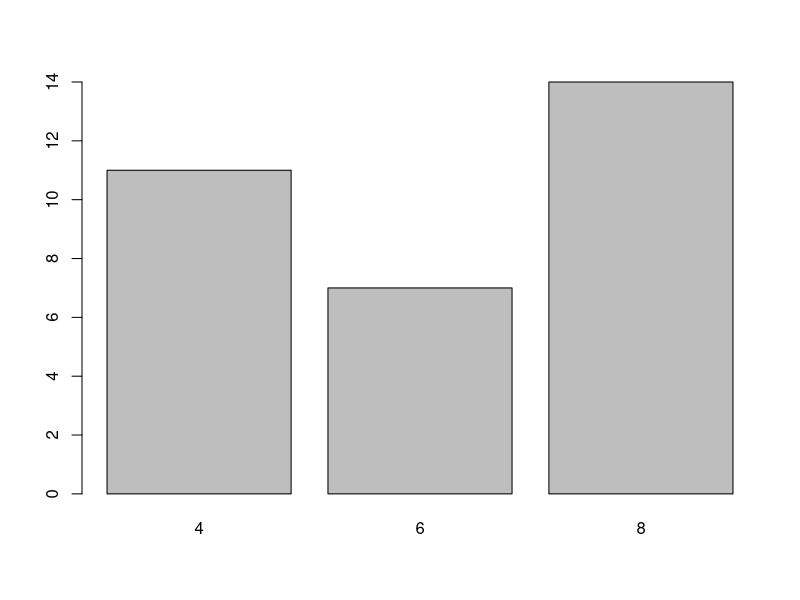
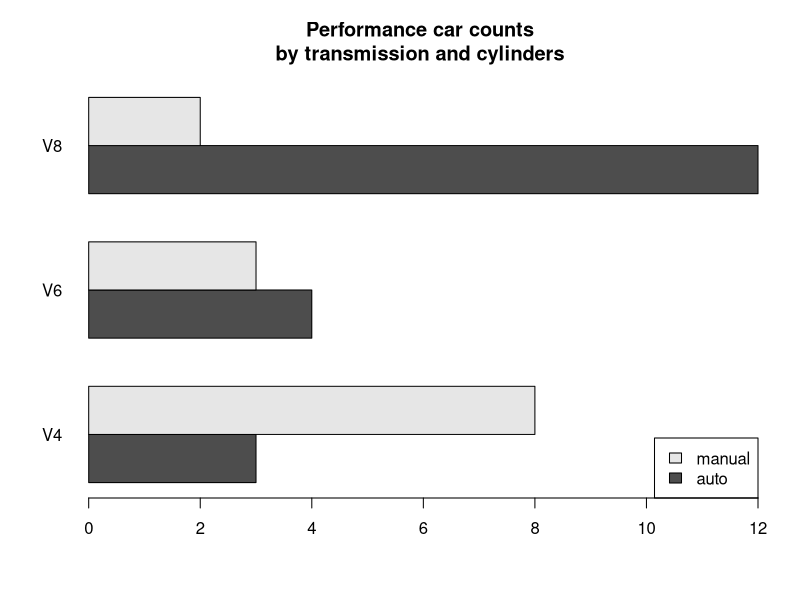
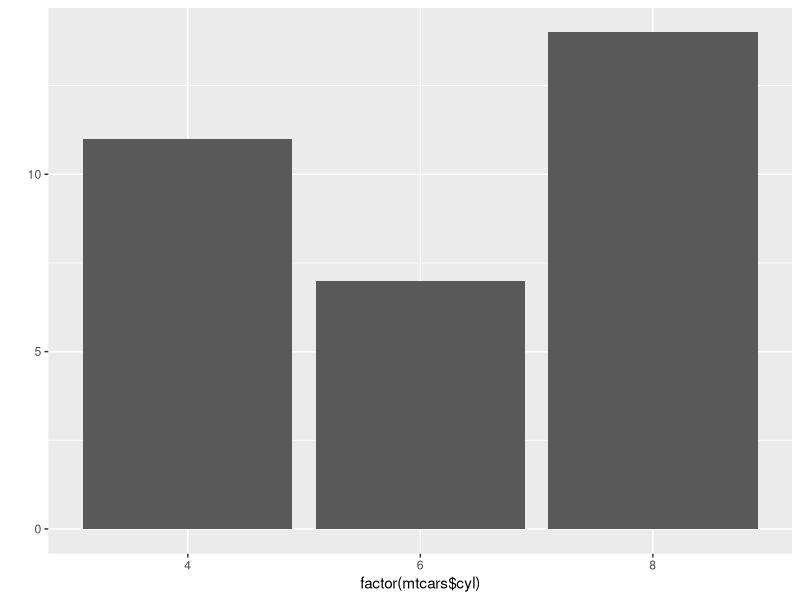
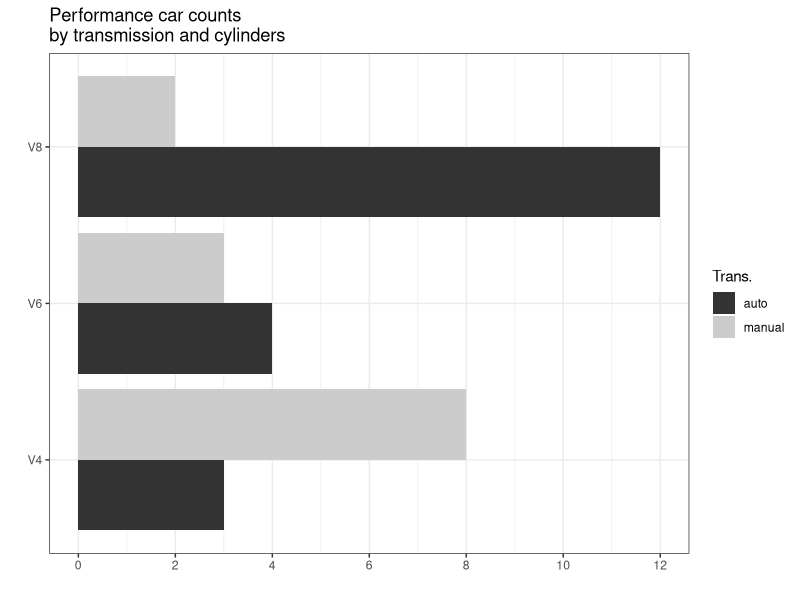
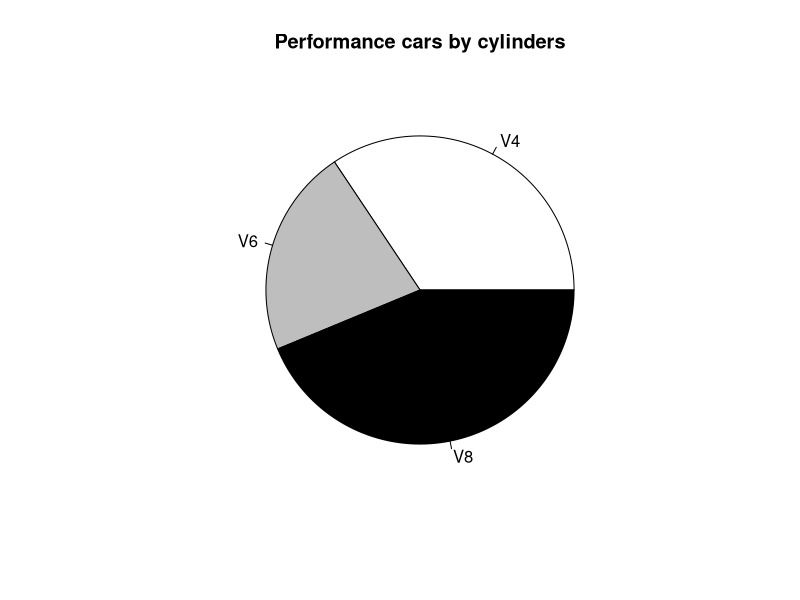
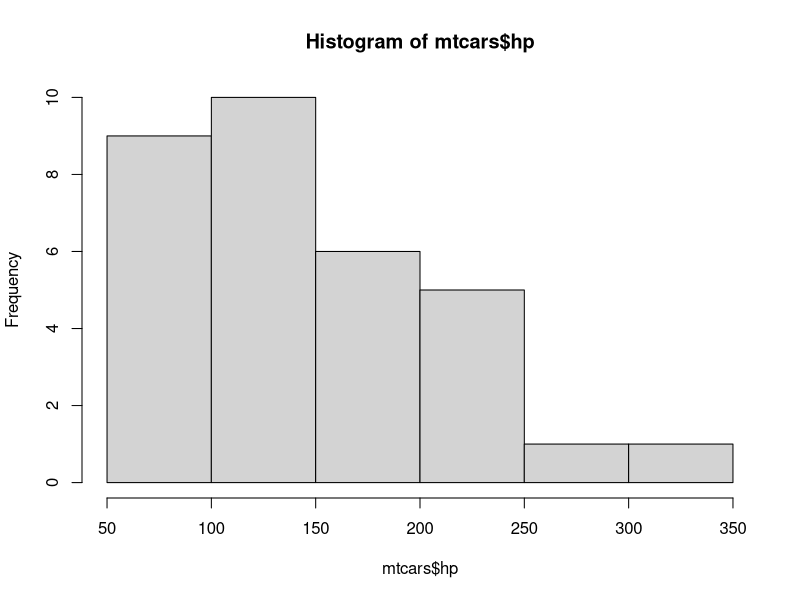
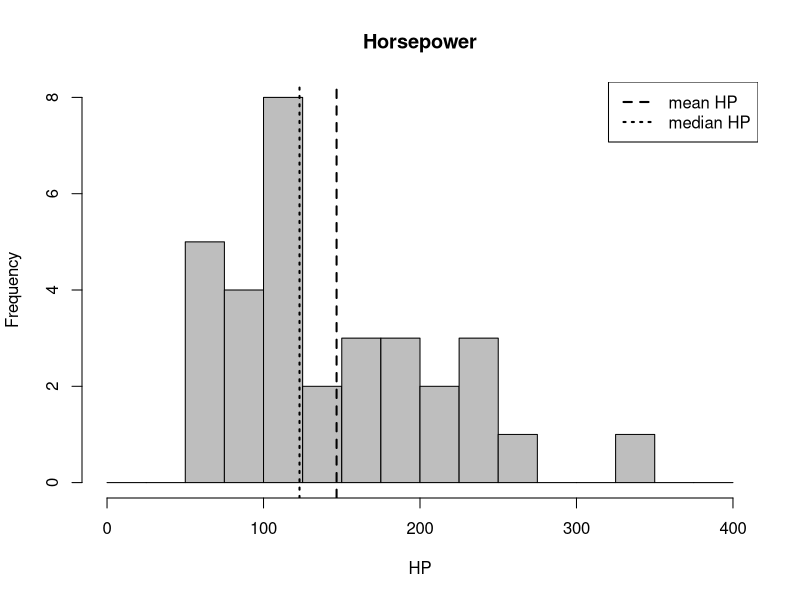
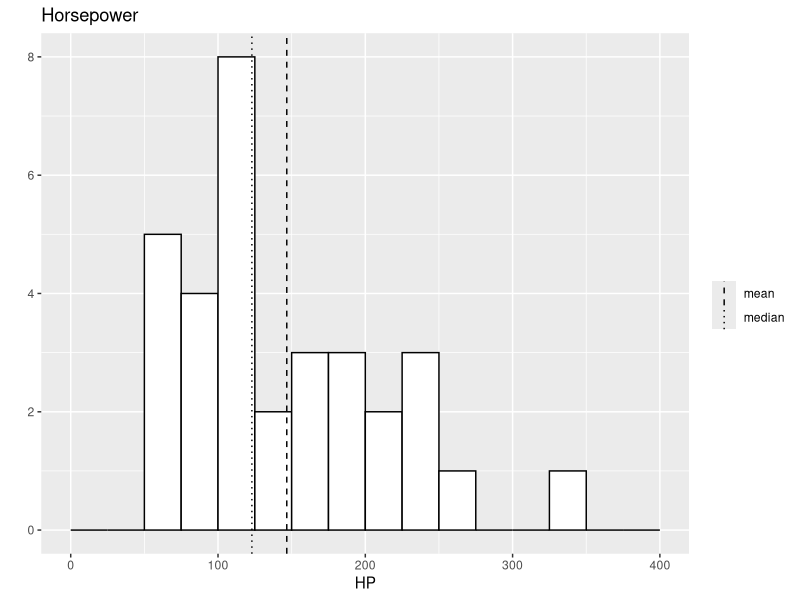

Recreate these plots in R, in order.
## ---- chunk 1
mtcars[1:5,]
## ---- chunk 2
cyl.freq <- table(mtcars$cyl)
cyl.freq
## ---- chunk 3
barplot(cyl.freq) 
## ---- chunk 4
table(mtcars$cyl[mtcars$am==0])
table(mtcars$cyl[mtcars$am==1])
## ---- chunk 5
cyl.freq.matrix <- table(mtcars$am,mtcars$cyl)
cyl.freq.matrix
## ---- chunk 6
barplot(cyl.freq.matrix,beside=TRUE,horiz=TRUE,las=1,
main="Performance car counts\nby transmission and cylinders",
names.arg=c("V4","V6","V8"),legend.text=c("auto","manual"),
args.legend=list(x="bottomright"))
## ---- chunk 7
library("ggplot2")

qplot(factor(mtcars$cyl),geom="bar")
## ---- chunk 8
qplot(factor(mtcars$cyl),geom="blank",fill=factor(mtcars$am), xlab="",
ylab="",main="Performance car counts\nby transmission and cylinders") + 
  geom_bar(position="dodge") +
  scale_x_discrete(labels=c("V4","V6","V8")) +
  scale_y_continuous(breaks=seq(0,12,2)) + 
  theme_bw() + coord_flip() +
  scale_fill_grey(name="Trans.",labels=c("auto","manual"))
## ---- chunk 9
pie(table(mtcars$cyl),labels=c("V4","V6","V8"),
col=c("white","gray","black"),main="Performance cars by cylinders")
## ---- chunk 10
mtcars$hp
## ---- chunk 11
hist(mtcars$hp)
## ---- chunk 12
hist(mtcars$hp,breaks=seq(0,400,25),col="gray",main="Horsepower",xlab="HP")

abline(v=c(mean(mtcars$hp),median(mtcars$hp)),lty=c(2,3),lwd=2)

legend("topright",legend=c("mean HP","median HP"),lty=c(2,3),lwd=2)
## ---- chunk 13
qplot(mtcars$hp,geom="blank",main="Horsepower",xlab="HP") +
  geom_histogram(color="black",fill="white",breaks=seq(0,400,25), closed="right") +
  geom_vline(mapping=aes(xintercept=c(mean(mtcars$hp),median(mtcars$hp)), linetype=factor(c("mean","median"))),show.legend=TRUE) + 
  scale_linetype_manual(values=c(2,3)) +
  labs(linetype="")
## ---- chunk 14
hist(quakes$mag)
boxplot(quakes$mag)

## ---- chunk 15
stations.fac <- cut(quakes$stations,breaks=c(0,50,100,150))
stations.fac[1:5]
## ---- chunk 16
boxplot(quakes$mag~stations.fac,
xlab="# stations detected",ylab="Magnitude",col="gray")
## ---- chunk 17
qplot(stations.fac,quakes$mag,geom="boxplot",
xlab="# stations detected",ylab="Magnitude")
## ---- chunk 18
iris[1:5,]
## ---- chunk 19
plot(iris[,4],iris[,3],type="n",xlab="Petal Width (cm)",
ylab="Petal Length (cm)")

points(iris[iris$Species=="setosa",4],
iris[iris$Species=="setosa",3],pch=19,col="black")
points(iris[iris$Species=="virginica",4],
iris[iris$Species=="virginica",3],pch=19,col="gray")
points(iris[iris$Species=="versicolor",4],
iris[iris$Species=="versicolor",3],pch=1,col="black")
legend("topleft",legend=c("setosa","virginica","versicolor"),
col=c("black","gray","black"),pch=c(19,19,1))
## ---- chunk 20
iris_pch <- rep(19,nrow(iris))
iris_pch[iris$Species=="versicolor"] <- 1

iris_col <- rep("black",nrow(iris))
iris_col[iris$Species=="virginica"] <- "gray"


pairs(iris[,1:4],pch=iris_pch,col=iris_col,cex=0.75)
## ---- chunk 21
library("GGally")

ggpairs(iris,mapping=aes(col=Species),axisLabels="internal")
## ---- chunk 22
library(vcd)
counts <- table(Arthritis$Improved)
counts
## ---- chunk 23
barplot(counts,
main="Simple Bar Plot",
xlab="Improvement", ylab="Frequency")

barplot(counts,
main="Horizontal Bar Plot",
xlab="Frequency", ylab="Improvement",
horiz=TRUE)
## ---- chunk 24
plot(Arthritis$Improved, main="Simple Bar Plot",
xlab="Improved", ylab="Frequency")

plot(Arthritis$Improved, horiz=TRUE, main="Horizontal Bar Plot",
xlab="Frequency", ylab="Improved")
## ---- chunk 25
library(vcd)

counts <- table(Arthritis$Improved, Arthritis$Treatment)

counts


barplot(counts,
main="Stacked Bar Plot",
xlab="Treatment", ylab="Frequency",
col=c("red", "yellow","green"),
legend=rownames(counts))

barplot(counts,
main="Grouped Bar Plot",
xlab="Treatment", ylab="Frequency",
col=c("red", "yellow", "green"),
legend=rownames(counts), beside=TRUE)

## ---- chunk 26
states <- data.frame(state.region, state.x77)
means <- aggregate(states$Illiteracy, by=list(state.region), FUN=mean)
means

means <- means[order(means$x),]
means

barplot(means$x, names.arg=means$Group.1)
title("Mean Illiteracy Rate")
## ---- chunk 27
library(vcd)
attach(Arthritis)
counts <- table(Treatment, Improved)
spine(counts, main="Spinogram Example")
detach(Arthritis)
## ---- chunk 28
slices <- c(10, 12,4, 16, 8)
lbls <- c("US", "UK", "Australia", "Germany", "France")
pie(slices, labels = lbls,
main="Simple Pie Chart")
pct <- round(slices/sum(slices)*100)
lbls2 <- paste(lbls, " ", pct, "%", sep="")
pie(slices, labels=lbls2, col=rainbow(length(lbls2)),
main="Pie Chart with Percentages")

library(plotrix)
pie3D(slices, labels=lbls,explode=0.1,
main="3D Pie Chart ")
mytable <- table(state.region)
lbls3 <- paste(names(mytable), "\n", mytable, sep="")
pie(mytable, labels = lbls3,
main="Pie Chart from a Table\n (with sample sizes)")
## ---- chunk 29
library(plotrix)
slices <- c(10, 12,4, 16, 8)
lbls <- c("US", "UK", "Australia", "Germany", "France")
fan.plot(slices, labels = lbls, main="Fan Plot")
## ---- chunk 30
par(mfrow=c(2,2))
hist(mtcars$mpg)
hist(mtcars$mpg,
breaks=12,
col="red",
xlab="Miles Per Gallon",
main="Colored histogram with 12 bins")
hist(mtcars$mpg,
freq=FALSE,
breaks=12,
col="red",
xlab="Miles Per Gallon",
main="Histogram, rug plot, density curve")
rug(jitter(mtcars$mpg))
lines(density(mtcars$mpg), col="blue", lwd=2)
x <- mtcars$mpg
h<-hist(x,
breaks=12,
col="red",
xlab="Miles Per Gallon",
main="Histogram with normal curve and box")
xfit<-seq(min(x), max(x), length=40)
yfit<-dnorm(xfit, mean=mean(x), sd=sd(x))
yfit <- yfit*diff(h$mids[1:2])*length(x)
lines(xfit, yfit, col="blue", lwd=2)
box()
## ---- chunk 31
par(mfrow=c(2,1))
d <- density(mtcars$mpg)
plot(d)
d <- density(mtcars$mpg)
plot(d, main="Kernel Density of Miles Per Gallon")
polygon(d, col="red", border="blue")
rug(mtcars$mpg, col="brown")
## ---- chunk 32
library(sm)
attach(mtcars)
cyl.f <- factor(cyl, levels= c(4,6,8),
labels = c("4 cylinder", "6 cylinder",
"8 cylinder"))
sm.density.compare(mpg, cyl, xlab="Miles Per Gallon")
#title(main="MPG Distribution by Car Cylinders")
colfill<-c(2:(1+length(levels(cyl.f))))
#legend(locator(1), levels(cyl.f), fill=colfill)
detach(mtcars)
## ---- chunk 33
boxplot(mpg ~ cyl, data=mtcars,
main="Car Mileage Data",
xlab="Number of Cylinders",
ylab="Miles Per Gallon")

boxplot(mpg ~ cyl, data=mtcars,
notch=TRUE,
varwidth=TRUE,
col="red",
main="Car Mileage Data",
xlab="Number of Cylinders",
ylab="Miles Per Gallon")
## ---- chunk 34
mtcars$cyl.f <- factor(mtcars$cyl,
levels=c(4,6,8),
labels=c("4","6","8"))
mtcars$am.f <- factor(mtcars$am,
levels=c(0,1),
labels=c("auto", "standard"))
boxplot(mpg ~ am.f *cyl.f,
data=mtcars,
varwidth=TRUE,
col=c("gold","darkgreen"),
main="MPG Distribution by Auto Type",
xlab="Auto Type", ylab="Miles Per Gallon")
## ---- chunk 35
library(vioplot)
x1 <- mtcars$mpg[mtcars$cyl==4]
x2 <- mtcars$mpg[mtcars$cyl==6]
x3 <- mtcars$mpg[mtcars$cyl==8]
vioplot(x1, x2, x3,
names=c("4 cyl", "6 cyl", "8 cyl"),
col="gold")
## ---- chunk 36
dotchart(mtcars$mpg, labels=row.names(mtcars), cex=.7,
main="Gas Mileage for Car Models",
xlab="Miles Per Gallon")
## ---- chunk 37
x <- mtcars[order(mtcars$mpg),]
x$cyl <- factor(x$cyl)
x$color[x$cyl==4] <- "red"
x$color[x$cyl==6] <- "blue"
x$color[x$cyl==8] <- "darkgreen"

dotchart(x$mpg,
labels = row.names(x),
cex=.7,
groups = x$cyl,
gcolor = "black",
color = x$color,
pch=19,
main = "Gas Mileage for Car Models\ngrouped by cylinder",
xlab = "Miles Per Gallon")
